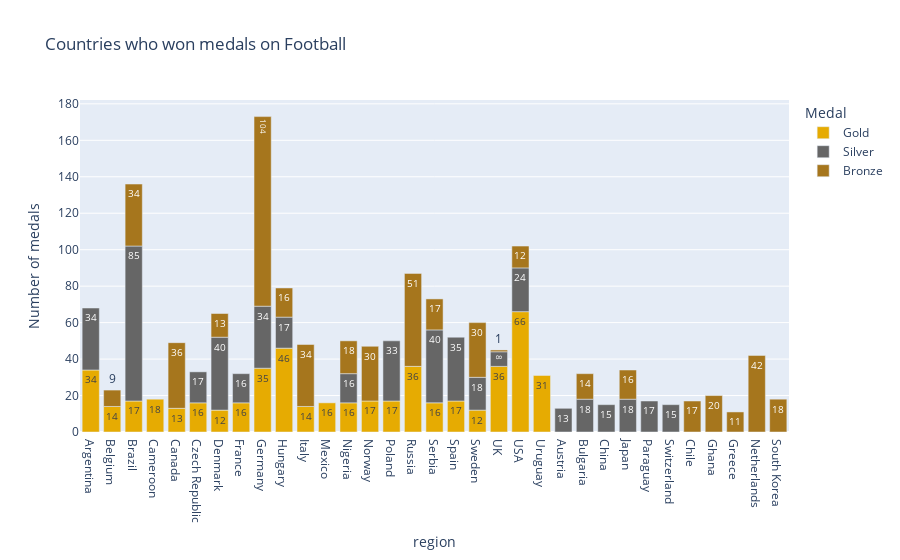

Here is the notebook cell this chart was saved with:
### Code cell
px.bar(
        sport,
        x="region",
        y=0,
        color="Medal",
        text_auto=True,
        labels={"Sport": "Sport", "0": "Number of medals"},
        color_discrete_sequence=[px.colors.qualitative.Dark2[5],px.colors.qualitative.Dark2[7],px.colors.qualitative.Dark2[6]],
        title="Countries who won medals on Football",
    )

### Figure 1 — Plotly figure (JSON) as saved in the notebook; plotly's stock layout.template omitted (floating-point values rounded to 4 significant figures)
{"data": [{"alignmentgroup": "True", "hovertemplate": "Medal=Gold<br>region=%{x}<br>Number of medals=%{y}<extra></extra>", "legendgroup": "Gold", "marker": {"color": "rgb(230,171,2)", "pattern": {"shape": ""}}, "name": "Gold", "offsetgroup": "Gold", "orientation": "v", "showlegend": true, "textposition": "auto", "texttemplate": "%{y}", "type": "bar", "x": ["Argentina", "Belgium", "Brazil", "Cameroon", "Canada", "Czech Republic", "Denmark", "France", "Germany", "Hungary", "Italy", "Mexico", "Nigeria", "Norway", "Poland", "Russia", "Serbia", "Spain", "Sweden", "UK", "USA", "Uruguay"], "xaxis": "x", "y": [34, 14, 17, 18, 13, 16, 12, 16, 35, 46, 14, 16, 16, 17, 17, 36, 16, 17, 12, 36, 66, 31], "yaxis": "y"}, {"alignmentgroup": "True", "hovertemplate": "Medal=Silver<br>region=%{x}<br>Number of medals=%{y}<extra></extra>", "legendgroup": "Silver", "marker": {"color": "rgb(102,102,102)", "pattern": {"shape": ""}}, "name": "Silver", "offsetgroup": "Silver", "orientation": "v", "showlegend": true, "textposition": "auto", "texttemplate": "%{y}", "type": "bar", "x": ["Argentina", "Austria", "Brazil", "Bulgaria", "China", "Czech Republic", "Denmark", "France", "Germany", "Hungary", "Japan", "Nigeria", "Paraguay", "Poland", "Serbia", "Spain", "Sweden", "Switzerland", "UK", "USA"], "xaxis": "x", "y": [34, 13, 85, 18, 15, 17, 40, 16, 34, 17, 18, 16, 17, 33, 40, 35, 18, 15, 8, 24], "yaxis": "y"}, {"alignmentgroup": "True", "hovertemplate": "Medal=Bronze<br>region=%{x}<br>Number of medals=%{y}<extra></extra>", "legendgroup": "Bronze", "marker": {"color": "rgb(166,118,29)", "pattern": {"shape": ""}}, "name": "Bronze", "offsetgroup": "Bronze", "orientation": "v", "showlegend": true, "textposition": "auto", "texttemplate": "%{y}", "type": "bar", "x": ["Belgium", "Brazil", "Bulgaria", "Canada", "Chile", "Denmark", "Germany", "Ghana", "Greece", "Hungary", "Italy", "Japan", "Netherlands", "Nigeria", "Norway", "Russia", "Serbia", "South Korea", "Sweden", "UK", "USA"], "xaxis": "x", "y": [9, 34, 14, 36, 17, 13, 104, 20, 11, 16, 34, 16, 42, 18, 30, 51, 17, 18, 30, 1, 12], "yaxis": "y"}], "layout": {"barmode": "relative", "legend": {"title": {"text": "Medal"}, "tracegroupgap": 0}, "title": {"text": "Countries who won medals on Football"}, "xaxis": {"anchor": "y", "domain": [0, 1], "title": {"text": "region"}}, "yaxis": {"anchor": "x", "domain": [0, 1], "title": {"text": "Number of medals"}}}}
